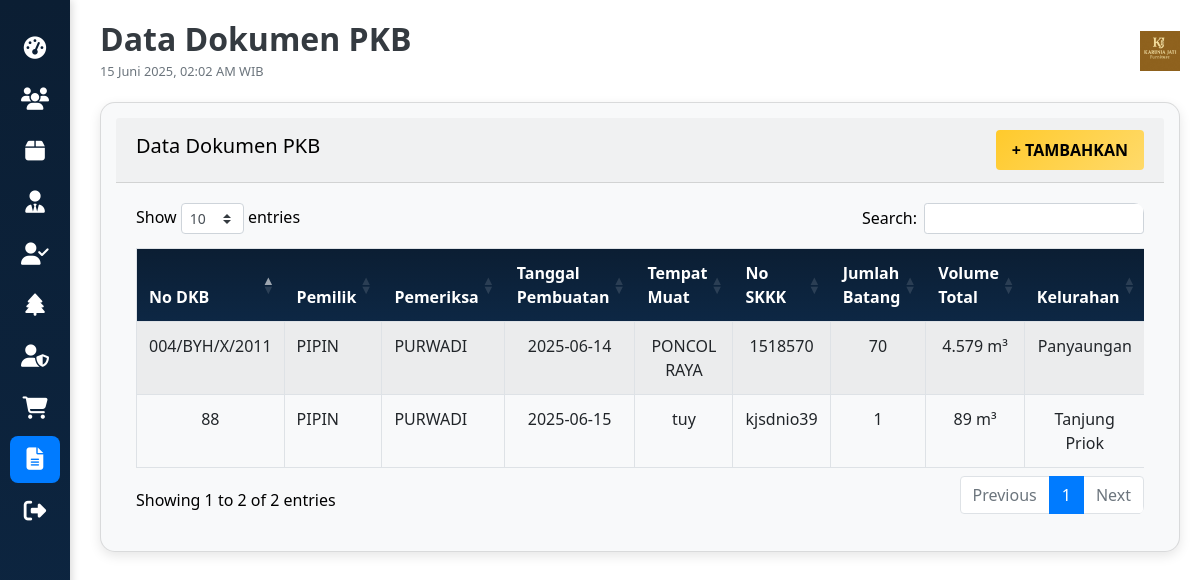
The app's page /dokumenpkb/dokumenpkb-lihat.php with its own data.
### tables this page shows
CREATE TABLE `dokumenpkb` (
  `no_dkb` varchar(20) NOT NULL,
  `id_pemilik` varchar(20) DEFAULT NULL,
  `id_pemeriksa` varchar(20) DEFAULT NULL,
  `tanggal_pembuatan` date DEFAULT NULL,
  `tempat_muat` varchar(100) DEFAULT NULL,
  `no_skkk` varchar(50) DEFAULT NULL,
  `jumlah_batang` int(11) DEFAULT NULL,
  `volume_total` varchar(10) DEFAULT NULL,
  `id_kelurahan` int(11) DEFAULT NULL
);

CREATE TABLE `pemilik` (
  `id_pemilik` varchar(20) NOT NULL,
  `nama_pemilik` varchar(100) DEFAULT NULL,
  `alamat_pemilik` text DEFAULT NULL,
  `id_kelurahan` int(11) DEFAULT NULL
);

CREATE TABLE `pemeriksa` (
  `id_pemeriksa` varchar(20) NOT NULL,
  `nama_pemeriksa` varchar(100) DEFAULT NULL,
  `no_registrasi` varchar(50) DEFAULT NULL,
  `instansi` varchar(100) DEFAULT NULL
);

CREATE TABLE `kelurahan` (
  `id_kelurahan` int(11) NOT NULL,
  `nama_kelurahan` varchar(100) DEFAULT NULL,
  `id_kecamatan` int(11) DEFAULT NULL
);

### dokumenpkb/dokumenpkb-lihat.php (the view, shortened to what this page needs)
<!DOCTYPE html>
<html lang="en">
<head>
  <link rel="stylesheet" href="https://stackpath.bootstrapcdn.com/bootstrap/4.5.2/css/bootstrap.min.css">
  <link rel="stylesheet" href="https://cdnjs.cloudflare.com/ajax/libs/font-awesome/6.5.1/css/all.min.css">
  <link rel="stylesheet" href="https://cdn.datatables.net/1.11.3/css/dataTables.bootstrap4.min.css">
  <link rel="stylesheet" href="https://cdn.jsdelivr.net/npm/sweetalert2@11.1.9/dist/sweetalert2.min.css">
</head>
<body>
  <div class="sidebar">
    <a href="../home.php"><i class="fas fa-tachometer-alt"></i></a>
    <a href="../customer/customer-lihat.php"><i class="fas fa-users"></i></a>
    <a href="../barang/barang-lihat.php"><i class="fas fa-box"></i></a>
    <a href="../pegawai/pegawai-lihat.php"><i class="fas fa-user-tie"></i></a>
    <a href="../pemeriksa/pemeriksa-lihat.php"><i class="fas fa-user-check"></i></a>
    <a href="../jenis_hasil_hutan/jenis_hasil_hutan-lihat.php"><i class="fas fa-tree"></i></a>
    <a href="../pemilik/pemilik-lihat.php"><i class="fas fa-user-shield"></i></a>
    <a href="../penjualan/penjualan-lihat.php"><i class="fas fa-shopping-cart"></i></a>
    <a href="../dokumenpkb/dokumenpkb-lihat.php" class="active"><i class="fas fa-file-alt"></i></a>
    <a href="../index.php" onclick="return confirm('Yakin keluar?')"><i class="fas fa-sign-out-alt"></i></a>
  </div>
  <div class="main">
    <div class="dashboard-header">
      <div>
        <h2 class="text-dark font-weight-bold mb-0">Data Dokumen PKB</h2>
        <small class="text-muted">15 Juni 2025, 02:02 AM WIB</small>
      </div>
      <img src="../images/kop.jpg" alt="Logo" height="40">
    </div>
    <div class="card">
      <div class="card-header d-flex justify-content-between align-items-center">
        <h5>Data Dokumen PKB</h5>
        <a href="dokumenpkb-tambah.php" class="btn btn-warning">+ TAMBAHKAN</a>
      </div>
      <div class="card-body">
        <div class="table-responsive">
          <table id="example" class="table table-striped table-bordered" style="width:100%; text-align: center;">
            <thead>
              <tr>
                <th>No DKB</th>
                <th>Pemilik</th>
                <th>Pemeriksa</th>
                <th>Tanggal Pembuatan</th>
                <th>Tempat Muat</th>
                <th>No SKKK</th>
                <th>Jumlah Batang</th>
                <th>Volume Total</th>
                <th>Kelurahan</th>
              </tr>
            </thead>
            <tbody>
              <?php
              include '../koneksi.php';
              if (!$conn) {
                echo "<tr><td colspan='11'>Gagal terhubung ke database</td></tr>";
              } else {
                $stmt = $conn->prepare("
                  SELECT
                    d.no_dkb,
                    d.tanggal_pembuatan,
                    d.tempat_muat,
                    d.no_skkk,
                    d.jumlah_batang,
                    d.volume_total,
                    p.nama_pemilik,
                    pr.nama_pemeriksa,
                    k.nama_kelurahan
                  FROM dokumenpkb d
                  JOIN pemilik p ON d.id_pemilik = p.id_pemilik
                  JOIN pemeriksa pr ON d.id_pemeriksa = pr.id_pemeriksa
                  JOIN kelurahan k ON d.id_kelurahan = k.id_kelurahan
                ");
                if ($stmt) {
                  $stmt->execute();
                  $result = $stmt->get_result();
                  if ($result->num_rows == 0) {
                    echo "<tr><td colspan='11'>Tidak ada data dokumen PKB</td></tr>";
                  } else {
                    while ($data = $result->fetch_assoc()) {
              ?>
                      <tr>
                        <td><?php echo htmlspecialchars($data['no_dkb']); ?></td>
                        <td style="text-align: start;"><?php echo htmlspecialchars($data['nama_pemilik']); ?></td>
                        <td style="text-align: start;"><?php echo htmlspecialchars($data['nama_pemeriksa']); ?></td>
                        <td><?php echo htmlspecialchars($data['tanggal_pembuatan']); ?></td>
                        <td><?php echo htmlspecialchars($data['tempat_muat']); ?></td>
                        <td><?php echo htmlspecialchars($data['no_skkk']); ?></td>
                        <td><?php echo htmlspecialchars($data['jumlah_batang']); ?></td>
                        <td><?php echo htmlspecialchars($data['volume_total']); ?> m³</td>
                        <td><?php echo htmlspecialchars($data['nama_kelurahan']); ?></td>
                      </tr>
              <?php
                    }
                  }
                } else {
                  echo "<tr><td colspan='11'>Gagal menjalankan query</td></tr>";
                  error_log("Query dokumenpkb gagal: " . $conn->error);
                }
              }
              ?>
            </tbody>
          </table>
        </div>
      </div>
    </div>
  </div>
</body>
</html>

### dokumenpkb/dokumenpkb-lihat.php (style rules this page uses)
body { background-color: #ffffff; font-family: 'Segoe UI', sans-serif; color: #000; margin: 0; overflow-x: hidden; }
.sidebar { height: 100vh; background: linear-gradient(180deg, #0b1e33, #0d2744); color: #fff; padding: 20px 10px; position: fixed; width: 70px; top: 0; left: 0; box-shadow: 2px 0 8px rgba(0, 0, 0, 0.15); transition: width 0.3s ease, transform 0.3s ease; z-index: 1000; }
.sidebar a { color: #fff; display: flex; justify-content: center; align-items: center; padding: 12px; margin: 5px 0; text-decoration: none; font-size: 1.1rem; border-radius: 8px; transition: background-color 0.3s ease; }
.sidebar a i { font-size: 1.4rem; }
.sidebar a.active { background-color: #007bff; font-weight: 600; }
.main { margin-left: 80px; padding: 20px; transition: margin-left 0.3s ease; }
.dashboard-header { display: flex; justify-content: space-between; align-items: center; margin-bottom: 20px; }
.btn-warning { background: linear-gradient(135deg, #ffca2c, #ffda6a); border: none; color: #000; font-weight: 600; padding: 8px 16px; }
.card { background-color: #f8f9fa; border-radius: 15px; padding: 15px; box-shadow: 0 4px 12px rgba(0, 0, 0, 0.1); }
.table-responsive { border-radius: 10px; overflow-x: auto; }
.table thead th { background: linear-gradient(180deg, #0b1e33, #0d2744); color: #fff; border: none; }

### records on screen
dokumenpkb: no_dkb "004/BYH/X/2011", id_pemilik.nama_pemilik "PIPIN", id_pemeriksa.nama_pemeriksa "PURWADI", tanggal_pembuatan "2025-06-14", tempat_muat "PONCOL RAYA", no_skkk "1518570", jumlah_batang "70", volume_total "4.579", id_kelurahan.nama_kelurahan "Panyaungan"
dokumenpkb: no_dkb "88", id_pemilik.nama_pemilik "PIPIN", id_pemeriksa.nama_pemeriksa "PURWADI", tanggal_pembuatan "2025-06-15", tempat_muat "tuy", no_skkk "kjsdnio39", jumlah_batang "1", volume_total "89", id_kelurahan.nama_kelurahan "Tanjung Priok"
